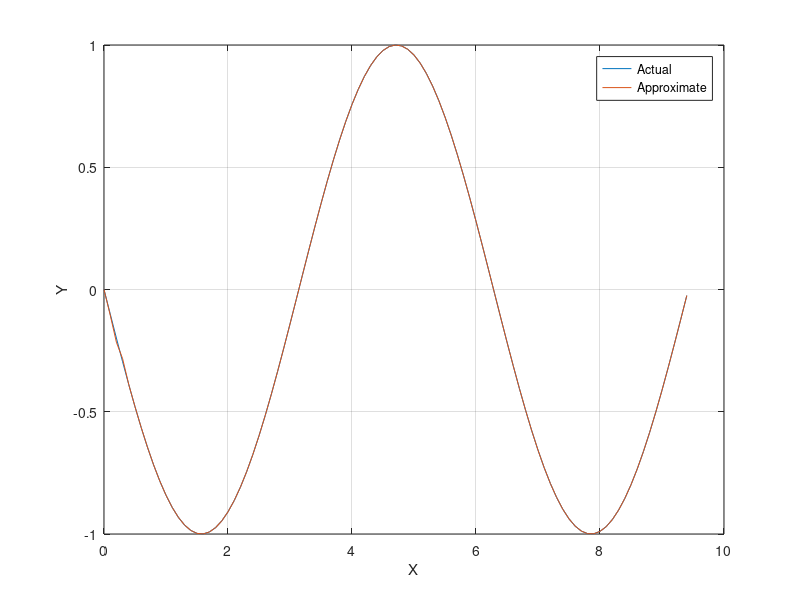
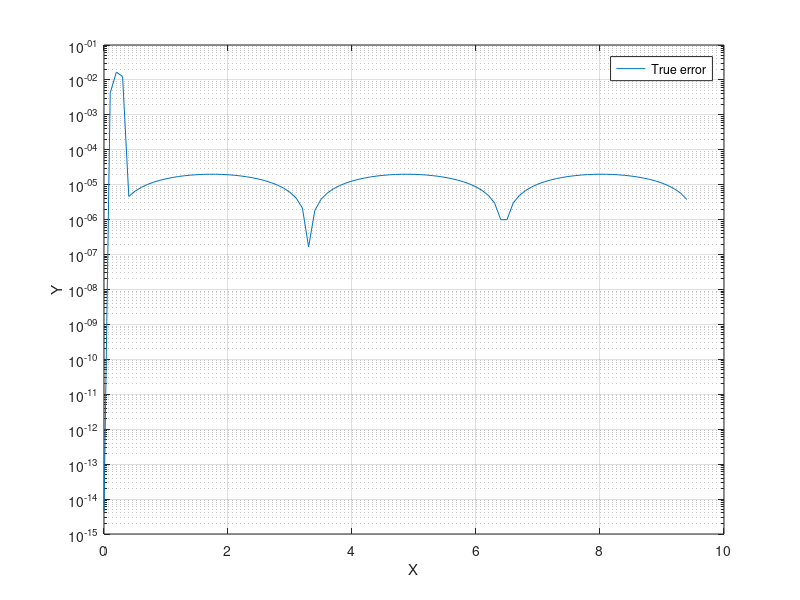

The MATLAB script that drew these images, in order:
%%% Computes numerical derivatives using N points (x_N, and N-1 preceding points)
format long;

% Parameters
h = 1 / 10;
N = 5;
k = 1;

fig = 1;

% Derivation function
function y = dnxdt(x, N, h, k)
	c = [0:-1:1-N]; % Coefficients for each term: f(x - ch). So c = [0,-1,-2] ==> f(x) + f(x-h) + f(x-2h)
	ii = [0:(N-1)]';
	tab = inv(c .^ ii ./ factorial(ii)); % The inner calculation is a table of sum of taylor series components.
	s = flip(tab(:,k+1)'); % Extract the column based on which derivative is desired

	y = s * x ./ (h .^ k); % Do approximation calculation
end

%%% Actual stuff

xx = [0:h:3*pi];
yy = cos(xx);
dd = -sin(xx);

% Do calc
df = movfun(@(x)(dnxdt(x, N,h,k)), yy, [(N-1), 0], "Endpoints", "same");

df_error = df - dd;
error_mean = mean(df_error);
error_med = median(df_error);
error_std = std(df_error);

% Plot things
figure(fig++);
clf();
plot(xx, dd, xx, df);
legend("Actual", "Approximate");
xlabel("X");
ylabel("Y");
grid on;

figure(fig++);
clf();
semilogy(xx, abs(df_error));
legend("True error");
xlabel("X");
ylabel("Y");
grid on;
